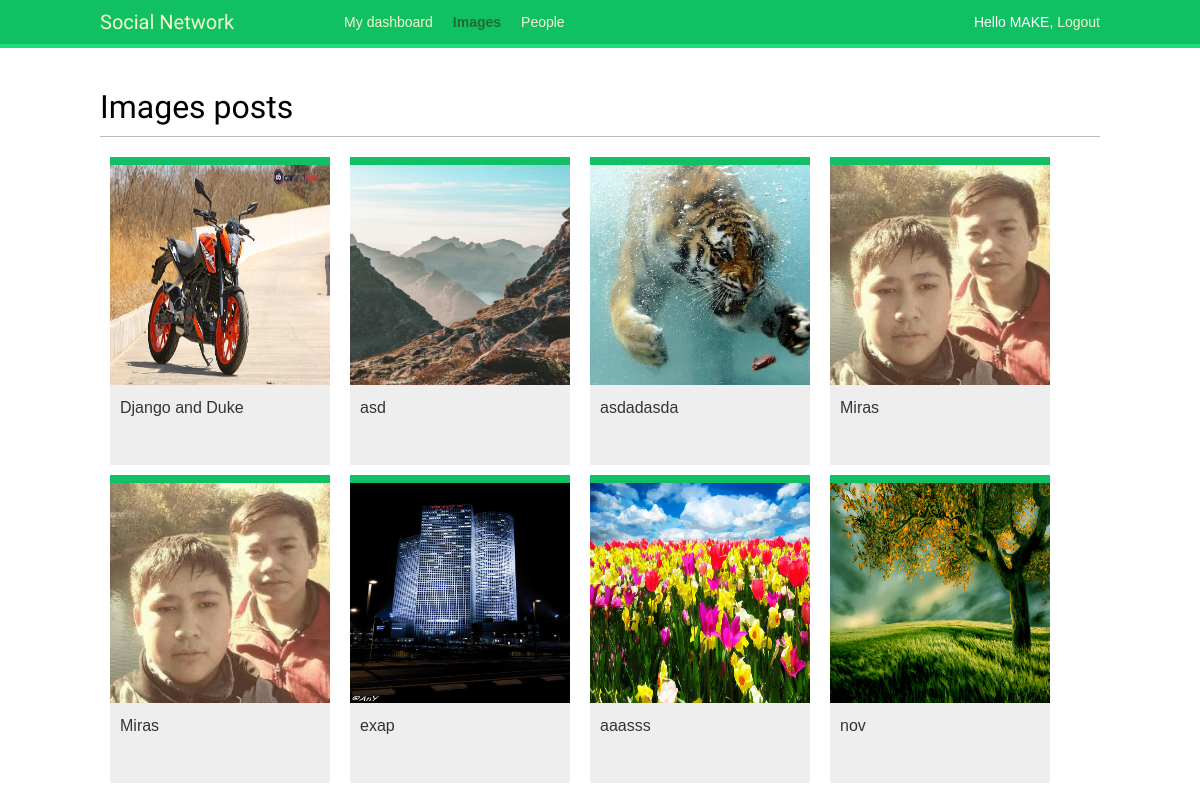
The app's page /images/ (signed in) with its own data.
### images/models.py (models this page shows, shortened)
class Image(models.Model):
    user = models.ForeignKey(settings.AUTH_USER_MODEL,
                             related_name='images_created', on_delete=models.CASCADE)
    title = models.CharField(max_length=200)
    slug = models.SlugField(max_length=200, blank=True)
    url = models.URLField()
    image = models.ImageField(upload_to='images/%Y/%m/%d')
    description = models.TextField(blank=True)
    created = models.DateField(auto_now_add=True, db_index=True)
    users_like = models.ManyToManyField(settings.AUTH_USER_MODEL,
                                        related_name='images_liked',
                                        blank=True)
    def get_absolute_url(self):
        return reverse('images:detail', args=[self.id, self.slug])

### images/views.py (the view)
# urls.py: path('', views.image_list, name='list'),
@login_required
def image_list(request):
    images = Image.objects.all()
    paginator = Paginator(images, 8)
    page = request.GET.get('page')
    try:
        images = paginator.page(page)
    except PageNotAnInteger:
        images = paginator.page(1)
    except EmptyPage:
        if request.is_ajax():
            return HttpResponse('')
        images = paginator.page(paginator.num_pages)
    if request.is_ajax():
        return render(request, 'images/image/list_ajax.html', {'section':'images', 'images':images})
    return render(request, 'images/image/list.html', {'section':'images', 'images':images})

### templates/images/image/list.html (shortened to what this page needs)
{% extends 'base.html' %}
{% block content %}
    <h1>Images posts</h1>
    <div id="image-list">
    {% include "images/image/list_ajax.html" %}
    </div>
{% endblock %}

### templates/base.html (shortened to what this page needs)
{% load static %}
<!DOCTYPE html>
<html lang="en">
<head>
    <link rel="stylesheet" href="{% static 'css/base.css' %}">
</head>
<body>
    <div id="header">
    <span class="logo"><a href="{% url 'dashboard' %}">Social Network</a></span>
        {% if request.user.is_authenticated %}
            <ul class="menu">
            <li {% if section == "dashboard" %} class="selected"{% endif %}>
            <a href="{% url "dashboard" %}">My dashboard</a>
            </li>
            <li {% if section == "images" %}class="selected"{% endif %}>
            <a href="{% url 'images:list' %}">Images</a>
            </li>
            <li {% if section == "people" %}class="selected"{% endif %}>
            <a href="{% url 'user_list' %}">People</a>
            </li>
            </ul>
        {% endif %}
        <span class="user">
        {% if request.user.is_authenticated %}
            Hello {{ request.user.first_name }},
            <a href="{% url "logout" %}">Logout</a>
            {% else %}
            <a href="{% url "login" %}">Log-in</a>
        {% endif %}
        </span>
    </div>
    <div id="content">
        {% block content %}{% endblock %}
    </div>
</body>
</html>

### templates/images/image/list_ajax.html
{% load thumbnail %}
{% for image in images %}
    <div class="image">
        <a href="{{ image.get_absolute_url }}">
            {% thumbnail image.image "300x300" crop="100%" as im %}
            <a href="{{ image.get_absolute_url }}">
                <img src="{{ im.url }}">
            </a>
            {% endthumbnail %}
        </a>
    <div class="info">
        <a href="{{ image.get_absolute_url }}" class="title">{{ image.title }}</a>
    </div>
    </div>
{% endfor %}

### mainapp/static/css/base.css (style rules this page uses)
body { margin:0; padding:0; font-family:helvetica, sans-serif; }
a { color:#12c064; text-decoration:none; }
h1, h2, h3, h4, h5 , h6 { font-family: 'Muli', sans-serif; font-weight:normal; }
h1 { border-bottom:1px solid #bbb; padding:0 0 10px 0; margin:10px 0 20px 0; }
#header { padding:10px 100px; font-size:14px; background:#12c064; color:#fff; border-bottom:4px solid #1cdf78; overflow:auto; }
#header .logo { font-family: 'Muli', sans-serif; float:left; color:#f3f7cc; font-size:20px; margin-right:10%; }
#header ul.menu { list-style:none; float:left; margin:0; padding:0; }
#header ul.menu li { float:left; padding:4px 10px; }
#header ul.menu li.selected a, #header ul.menu li.selected a:hover { color:#1b6d32; font-weight:bold; }
#header a { color:#f3f7cc; }
#header .user { float:right; padding-top:4px; }
#content { padding:30px 100px; }
#image-list { overflow:auto; }
#image-list .image { float:left; width:220px; height:300px; margin:0 10px 10px 10px; border-top:8px solid #12c064; background:#eee; }
#image-list img { width:220px; height:220px; }
#image-list .info { padding:10px; }
#image-list .info a { color:#333; }

### records on screen
Image: shows a picture, title "Django and Duke"
Image: shows a picture, title "asd"
Image: shows a picture, title "asdadasda"
Image: title "Miras"
Image: title "Miras"
Image: shows a picture, title "exap"
Image: shows a picture, title "aaasss"
Image: shows a picture, title "nov"

### other values on screen
{{ request.user.first_name }} "MAKE"
